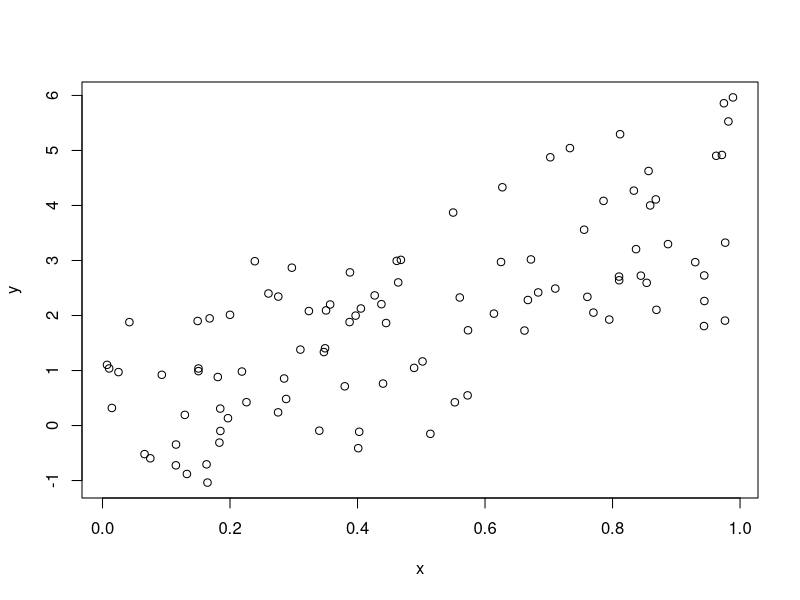
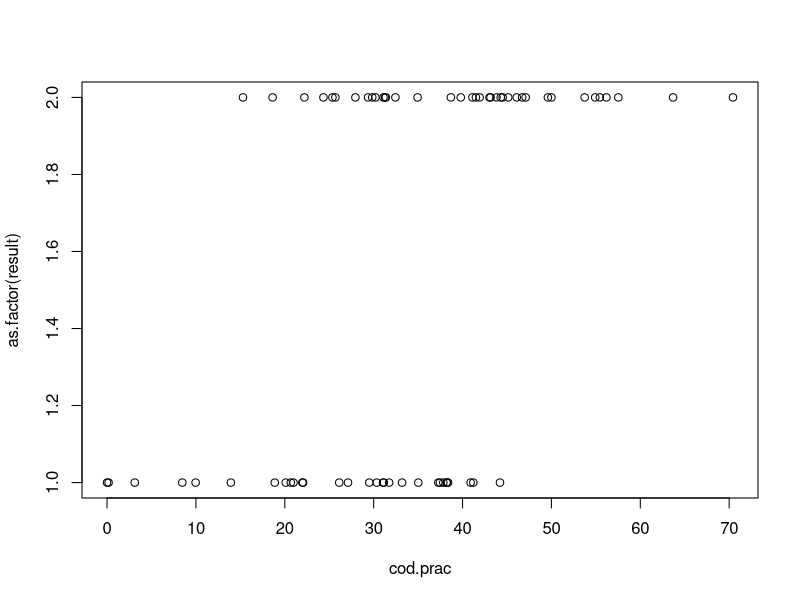
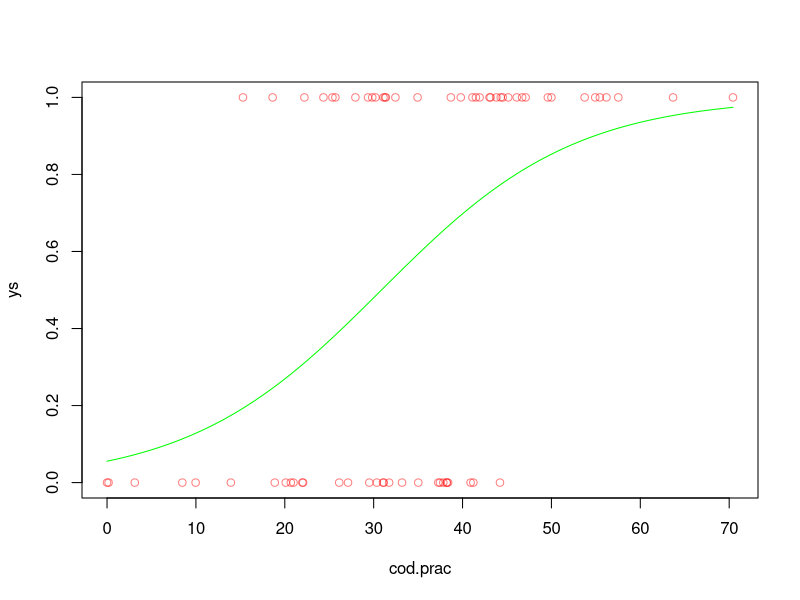

Reproduce these figures in R, in order.
## ---- chunk 1
set.seed(2)
x <- runif(100)
y <- rnorm(100, mean = 4*x)
z <- runif(100)
## ---- chunk 2
plot(y~x)
## ---- chunk 3
fit<-glm(y~x)
fit2<-glm(y~x+z)
## ---- chunk 4
summary(fit)
summary(fit2)
## ---- chunk 5
logLik(fit)
logLik(fit2)
## ---- chunk 6
anova(fit, fit2, test = "LRT")
## ---- chunk 7
y2 <- rnorm(100, mean=3*x+z)
fit3 <- glm(y2 ~ x)
fit4 <- glm(y2 ~ x + z)
## ---- chunk 8
summary(fit3)
summary(fit4)
anova(fit3, fit4, test="LRT")
logLik(fit3)
logLik(fit4)
## ---- chunk 9
set.seed(1)
cod.prac <- rnorm(68, mean=32, sd=16)
cod.prac[cod.prac<0] <- 0
## ---- chunk 10
result <- c()
probs.pass <- cod.prac/60
## ---- chunk 11
for(i in 1:68){
  result[i] <- sample(c("p","f"),1,prob=c(probs.pass[i],max(probs.pass)-probs.pass[i]))
}
## ---- chunk 12
plot(x= cod.prac,
     y= as.factor(result))
## ---- chunk 13
fit <- glm(as.factor(result) ~ cod.prac, family = binomial)
## ---- chunk 14
newdat <- data.frame(cod.prac=seq(0, max(cod.prac), length.out=1000))
newdat$result <- predict(fit, newdata = newdat, type="response")
## ---- chunk 15
ys <- as.numeric(as.factor(result))-1
## ---- chunk 16
plot(ys~cod.prac,col=rgb(1,0,0,.5) )
lines(newdat$result~newdat$cod.prac, col = "green")
## ---- chunk 17
newdat$cod.prac[min(which(newdat$result > .5))]
